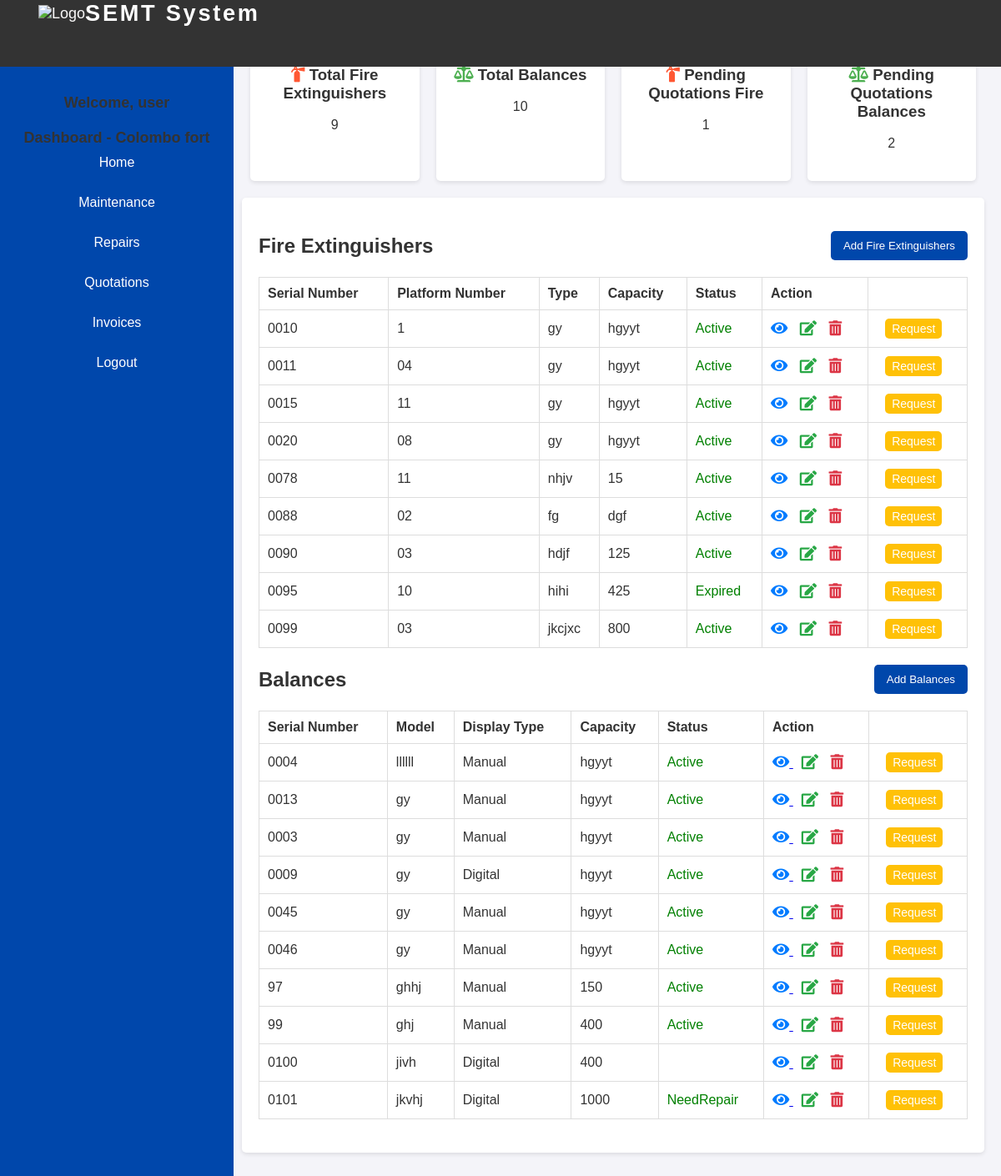
/station-dashboard.php (signed in), run on the app's committed database.
### tables this page shows
CREATE TABLE `fire_extinguishers` (
  `id` int(11) NOT NULL,
  `serial_number` varchar(50) NOT NULL,
  `brand` varchar(100) DEFAULT NULL,
  `type` varchar(100) DEFAULT NULL,
  `capacity` varchar(50) DEFAULT NULL,
  `location` varchar(100) DEFAULT NULL,
  `installation_date` date DEFAULT NULL,
  `status` enum('Active','Expired') DEFAULT 'Active',
  `conditions` enum('Good','NeedRepair') DEFAULT 'Good',
  `expiry_date` date DEFAULT NULL,
  `weight` decimal(10,2) DEFAULT NULL,
  `inspection_frequency` enum('Monthly','Annually') DEFAULT 'Annually',
  `additional_notes` text DEFAULT NULL,
  `station_name` varchar(100) DEFAULT NULL,
  `platform` varchar(100) DEFAULT NULL,
  `enter_by` varchar(150) NOT NULL
);

CREATE TABLE `weight_scales` (
  `id` int(11) NOT NULL,
  `serial_number` varchar(50) NOT NULL,
  `brand` varchar(100) DEFAULT NULL,
  `model` varchar(100) DEFAULT NULL,
  `capacity` varchar(50) DEFAULT NULL,
  `location` varchar(100) DEFAULT NULL,
  `installation_date` date DEFAULT NULL,
  `status` enum('Active','NeedRepair') DEFAULT 'Active',
  `conditions` enum('Good','NeedRepair') DEFAULT 'Good',
  `inspection_frequency` enum('Monthly','Annually') DEFAULT 'Annually',
  `display_type` enum('Manual','Digital') DEFAULT 'Digital',
  `weight` decimal(10,2) DEFAULT NULL,
  `power_source` varchar(50) DEFAULT NULL,
  `additional_notes` text DEFAULT NULL,
  `station_name` varchar(100) DEFAULT NULL,
  `platform` varchar(100) DEFAULT NULL,
  `enter_by` varchar(150) NOT NULL
);

### station-dashboard.php (the view, shortened to what this page needs)
<?php
include('side-bar.php');
include('header.php');
?>
<!DOCTYPE html>
<html lang="en">
<head>
    <link rel="stylesheet" href="https://cdnjs.cloudflare.com/ajax/libs/font-awesome/6.0.0-beta3/css/all.min.css">
    <link href="https://cdnjs.cloudflare.com/ajax/libs/font-awesome/5.15.4/css/all.min.css" rel="stylesheet">
</head>
<body>
<?php
$totalFireExtinguishers = 0;
$totalBalances = 0;
$pendingQuotationsfire = 0;
$pendingQuotationsscale = 0;
$user_id = $_SESSION['user_name'];
try {
    $stmt = $conn->prepare("SELECT COUNT(*) FROM fire_extinguishers WHERE enter_by = ?");
    $stmt->bind_param("s", $user_id);
    $stmt->execute();
    $stmt->bind_result($totalFireExtinguishers);
    $stmt = $conn->prepare("SELECT COUNT(*) FROM weight_scales WHERE enter_by = ?");
    $stmt->bind_param("s", $user_id);
    $stmt->execute();
    $stmt->bind_result($totalBalances);
    $stmt = $conn->prepare("
    SELECT COUNT(*)
    FROM fire_extinguishers_quotations fq
    JOIN fire_extinguishers_requests fr ON fq.repair_request_id = fr.id
    WHERE fr.send_by = ? AND fq.payment_status = 'Pending'
");
$stmt->bind_param("s", $user_id);
$stmt->execute();
$stmt->bind_result($pendingQuotationsfire);
    $stmt = $conn->prepare("
    SELECT COUNT(*)
    FROM weight_scales_quotations fq
    JOIN weight_scales_requests fr ON fq.repair_request_id = fr.id
    WHERE fr.send_by = ? AND fq.payment_status = 'Pending'
");
$stmt->bind_param("s", $user_id);
$stmt->execute();
$stmt->bind_result($pendingQuotationsscale);
} catch (Exception $e) {
    echo "Error: " . $e->getMessage();
}
?>
    <div class="dashboard">
    <div class="stats">
    <div class="stat-card">
        <h3><i class="fas fa-fire-extinguisher" style="color: #FF5733;"></i> Total Fire Extinguishers</h3>
        <p><?php echo $totalFireExtinguishers; ?></p>
    </div>
    <div class="stat-card">
        <h3><i class="fa-solid fa-scale-balanced" style="color: #4CAF50;"></i> Total Balances</h3>
        <p><?php echo $totalBalances; ?></p>
    </div>
    <div class="stat-card">
        <h3><i class="fas fa-fire-extinguisher" style="color: #FF5733;"></i> Pending Quotations Fire</h3>
        <p><?php echo $pendingQuotationsfire; ?></p>
    </div>
    <div class="stat-card">
        <h3><i class="fa-solid fa-scale-balanced" style="color: #4CAF50;"></i> Pending Quotations Balances</h3>
        <p><?php echo $pendingQuotationsscale; ?></p>
    </div>
</div>
        <section class="details">
            <div class="table-container">
            <h2 style="display: flex; justify-content: space-between; align-items: center;">
    Fire Extinguishers
    <button class="btn-add" onclick="location.href='add_fire.php'">Add Fire Extinguishers</button>
</h2>
<?php
$enteredBy = $_SESSION['user_name'];
$query = "
    SELECT
        serial_number,
        brand,
        type,
        capacity,
        location,
        installation_date,
        status,
        conditions,
        expiry_date,
        weight,
        inspection_frequency,
        additional_notes,
        station_name,
        platform
    FROM
        fire_extinguishers
    WHERE
        enter_by = ?
    ORDER BY
        id
";
$stmt = $conn->prepare($query);
$stmt->bind_param("s", $enteredBy);
$stmt->execute();
$result = $stmt->get_result();
if (mysqli_num_rows($result) > 0) {
    echo '<table>';
    echo '<tr>';
    echo '<th>Serial Number</th>';
    echo '<th>Platform Number</th>';
    echo '<th>Type</th>';
    echo '<th>Capacity</th>';
    echo '<th>Status</th>';
    echo '<th>Action</th>';
    echo '<th></th>';
    echo '</tr>';
    while ($row = mysqli_fetch_assoc($result)) {
        $data = htmlspecialchars(json_encode($row));
        echo '<tr>';
        echo '<td>' . $row['serial_number'] . '</td>';
        echo '<td>' . $row['platform'] . '</td>';
        echo '<td>' . $row['type'] . '</td>';
        echo '<td>' . $row['capacity'] . '</td>';
        echo '<td class="active">' . $row['status'] . '</td>';
        echo '<td>
            <a href="#" title="View" onclick=\'showPopup(' . $data . ')\'>
            <i class="fas fa-eye" style="font-size: 18px; color: #007bff;"></i></a>
            <a href="edit_fire.php?serial_number=' . urlencode($row['serial_number']) . '&station_name=' . urlencode($row['station_name']) . '&platform=' . urlencode($row['platform']) . '&type=' . urlencode($row['type']) . '" title="edit" style="margin-left: 10px;"><i class="fas fa-edit" style="font-size: 18px; color: #28a745;"></i></a>
            <a href="fire-delete.php?serial_number=' . urlencode($row['serial_number']) . '" title="Delete" style="margin-left: 10px;" onclick="return confirm(\'Are you sure you want to delete this record?\');">
                <i class="fas fa-trash-alt" style="font-size: 18px; color: #dc3545;"></i>
            </a>
        </td>';
        echo '<td>
            <a href="fire-repair-request.php?serial_number=' . urlencode($row['serial_number']) . '&station_name=' . urlencode($row['station_name']) . '&platform=' . urlencode($row['platform']) .  '&type=' . urlencode($row['type']) . '" title="Request" style="margin-left: 10px;">
                <button style="background-color: #ffc107; border: none; padding: 4px 8px; font-size: 14px; cursor: pointer; border-radius: 5px;">Request</button>
            </a>
        </td>';
        echo '</tr>';
    }
    echo '</table>';
} else {
    echo 'No data found';
}
?>
            <div class="table-container">
            <h2 style="display: flex; justify-content: space-between; align-items: center;">
    Balances
    <button class="btn-add" onclick="location.href='add_balance.php'">Add Balances</button>
</h2>
<?php
$enteredBy = $_SESSION['user_name'];
$query = "
    SELECT
        serial_number,
        brand,
        model,
        capacity,
        location,
        installation_date,
        status,
        conditions,
        weight,
        display_type,
        inspection_frequency,
        additional_notes,
        station_name,
        platform
    FROM
        weight_scales
    WHERE
        enter_by = ?
    ORDER BY
        id
";
$stmt = $conn->prepare($query);
$stmt->bind_param("s", $enteredBy);
$stmt->execute();
$result = $stmt->get_result();
if (mysqli_num_rows($result) > 0) {
    echo '<table>';
    echo '<tr>';
    echo '<th>Serial Number</th>';
    echo '<th>Model</th>';
    echo '<th>Display Type</th>';
    echo '<th>Capacity</th>';
    echo '<th>Status</th>';
    echo '<th>Action</th>';
    echo '<th></th>';
    echo '</tr>';
    while ($row = mysqli_fetch_assoc($result)) {
        $data = htmlspecialchars(json_encode($row), ENT_QUOTES, 'UTF-8');
        echo '<tr>';
        echo '<td>' . $row['serial_number'] . '</td>';
        echo '<td>' . $row['model'] . '</td>';
        echo '<td>' . $row['display_type'] . '</td>';
        echo '<td>' . $row['capacity'] . '</td>';
        echo '<td class="active">' . $row['status'] . '</td>';
        echo '<td>
        <a href="#" title="View" onclick=\'showBalancePopup(' . $data . ')\'>
                <i class="fas fa-eye" style="font-size: 18px; color: #007bff;"></i>
            </a>
        <a href="edit_balance.php?serial_number=' . urlencode($row['serial_number']) . '&station_name=' . urlencode($row['station_name']) . '&platform=' . '&model=' . urlencode($row['model']) . '" title="edit" style="margin-left: 10px;"><i class="fas fa-edit" style="font-size: 18px; color: #28a745;"></i></a>
            </a>
      <a href="scale-delete.php?serial_number=' . urlencode($row['serial_number']) . '" title="Delete" style="margin-left: 10px;" onclick="return confirm(\'Are you sure you want to delete this record?\');">
                <i class="fas fa-trash-alt" style="font-size: 18px; color: #dc3545;"></i>
            </a>
      </td>';
      echo '<td>
      <a href="scale-repair-request.php?serial_number=' . urlencode($row['serial_number']) . '&station_name=' . urlencode($row['station_name']) .  '&model=' . urlencode($row['model']) . '" title="Request" style="margin-left: 10px;">
          <button style="background-color: #ffc107; border: none; padding: 4px 8px; font-size: 14px; cursor: pointer; border-radius: 5px;">Request</button>
      </a>
    </td>';
        echo '</tr>';
    }
    echo '</table>';
} else {
    echo 'No data found';
}
?>
        </section>
    </div>
</body>
</html>

### fire-company/styles.css (style rules this page uses)
body { font-family: Arial, sans-serif; background-color: #f4f4f9; margin: 0; display: flex; }

### side-bar.php (style rules this page uses)
body { font-family: Arial, sans-serif; }
.dashboard { margin-left: 270px; padding: 20px; }
.stats { display: flex; justify-content: space-between; margin: 20px 0; flex-wrap: wrap; }

### header.php (style rules this page uses)
body { margin: 0; }
body::before { content: ""; display: block; height: 80px; }

### station-dashboard.php (style rules this page uses)
body { font-family: Arial, sans-serif; margin: 0; padding: 0; background-color: #f4f4f9; color: #333; }
.dashboard { padding: 20px; }
.stat-card { flex: 1; margin: 0 10px; background: #fff; padding: 20px; text-align: center; border-radius: 5px; box-shadow: 0 2px 5px rgba(0, 0, 0, 0.1); }
.details, .history, .maintenance, .quick-actions { margin: 20px 0; background: #fff; padding: 20px; border-radius: 5px; box-shadow: 0 2px 5px rgba(0, 0, 0, 0.1); }
.table-container { margin-bottom: 20px; }
table { width: 100%; border-collapse: collapse; }
table th, table td { padding: 10px; border: 1px solid #ddd; text-align: left; }
.active { color: green; }
button { padding: 10px 15px; background: #0047ab; color: #fff; border: none; border-radius: 5px; cursor: pointer; }

### data on the page
fire_extinguishers: serial_number "0010", platform "1", type "gy", capacity "hgyyt", status "Active"
fire_extinguishers: serial_number "0011", platform "04", type "gy", capacity "hgyyt", status "Active"
fire_extinguishers: serial_number "0015", platform "11", type "gy", capacity "hgyyt", status "Active"
fire_extinguishers: serial_number "0020", platform "08", type "gy", capacity "hgyyt", status "Active"
fire_extinguishers: serial_number "0078", platform "11", type "nhjv", capacity "15", status "Active"
fire_extinguishers: serial_number "0088", platform "02", type "fg", capacity "dgf", status "Active"
fire_extinguishers: serial_number "0090", platform "03", type "hdjf", capacity "125", status "Active"
fire_extinguishers: serial_number "0095", platform "10", type "hihi", capacity "425", status "Expired"
fire_extinguishers: serial_number "0099", platform "03", type "jkcjxc", capacity "800", status "Active"
weight_scales: serial_number "0004", model "llllll", display_type "Manual", capacity "hgyyt", status "Active"
weight_scales: serial_number "0013", model "gy", display_type "Manual", capacity "hgyyt", status "Active"
weight_scales: serial_number "0003", model "gy", display_type "Manual", capacity "hgyyt", status "Active"
weight_scales: serial_number "0009", model "gy", display_type "Digital", capacity "hgyyt", status "Active"
weight_scales: serial_number "0045", model "gy", display_type "Manual", capacity "hgyyt", status "Active"
weight_scales: serial_number "0046", model "gy", display_type "Manual", capacity "hgyyt", status "Active"
weight_scales: serial_number "97", model "ghhj", display_type "Manual", capacity "150", status "Active"
weight_scales: serial_number "99", model "ghj", display_type "Manual", capacity "400", status "Active"
weight_scales: serial_number "0100", model "jivh", display_type "Digital", capacity "400"
weight_scales: serial_number "0101", model "jkvhj", display_type "Digital", capacity "1000", status "NeedRepair"

### other printed values
$totalFireExtinguishers "9"
$totalBalances "10"
$pendingQuotationsfire "1"
$pendingQuotationsscale "2"
